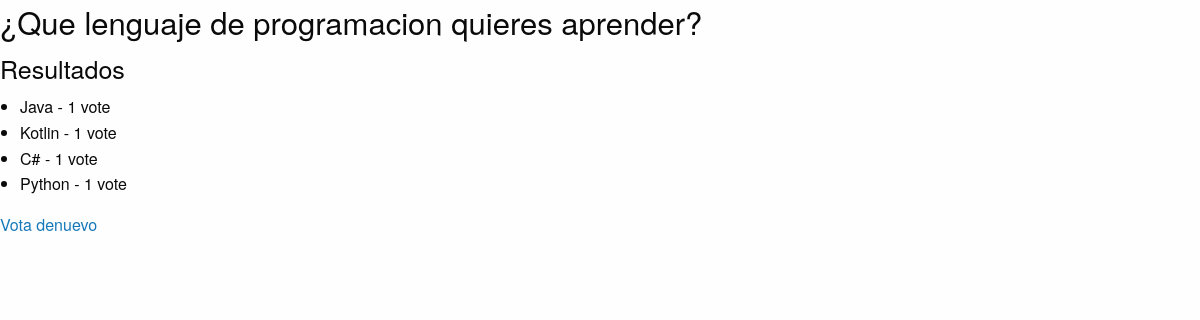
The page /polls/2/results/ on the database as committed earlier.
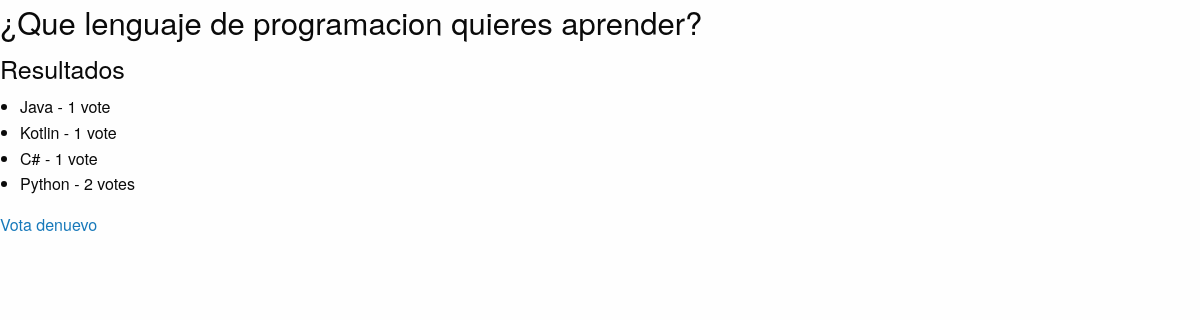
The same page on the database as committed later.
### polls/models.py (models this page shows)
class Choice(models.Model):
    question = models.ForeignKey(Question, on_delete=models.CASCADE)
    choice_text = models.CharField(max_length=200)
    votes = models.IntegerField(default=0)
    def __str__(self):
        return self.choice_text

### polls/views.py (the view)
# urls.py: url(r'^(?P<pk>[0-9]+)/results/$', views.ResultsView.as_view(), name='results'),
class ResultsView(generic.DetailView):
    model = Question
    template_name = 'result.html'

### polls/templates/result.html (shortened to what this page needs)
{% load static %}
<link rel="stylesheet" type="text/css" href="{% static 'polls/css/foundation.css' %}"/>
<h3>{{ question.question_text }}</h3>
<h4>Resultados</h4>
<ul>
    {% for choice in question.choice_set.all %}
        <li>{{ choice }} - {{ choice.votes }} vote{{ choice.votes|pluralize}}</li>
    {% endfor %}
</ul>
<a href="{% url 'polls:detail' question.id %}"> Vota denuevo</a>

Rows that differ between the two databases and show on the page:
changed Choice "Python": votes "1" → "2"
